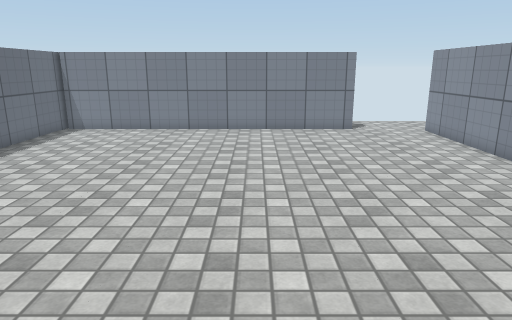
view 1 (above)

14 first-person views from a walk through a Unity game level. The camera is 1.5 m above the floor, tilts 14° down and sees 70° across. The floor is counted in squares, 0.5 m on a side. Each view is taken from the middle of a square. On the plan, view 1 faces up. The plan holds only what a view shows up to about 20 squares ahead; the rest is blank. Surface patterns are stand-ins for the level's own textures.

view 2
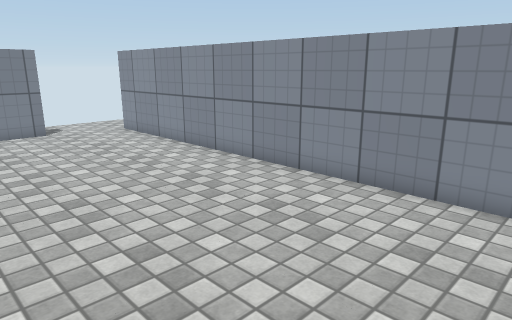

view 3
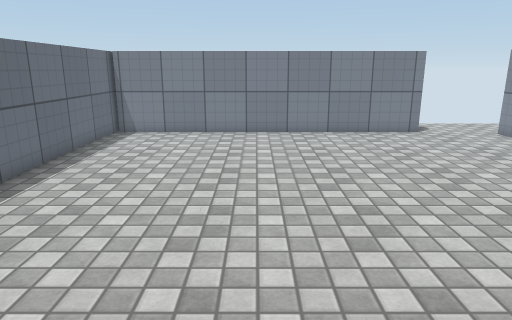

view 4
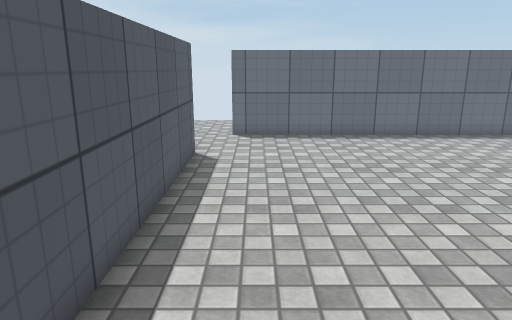

view 5
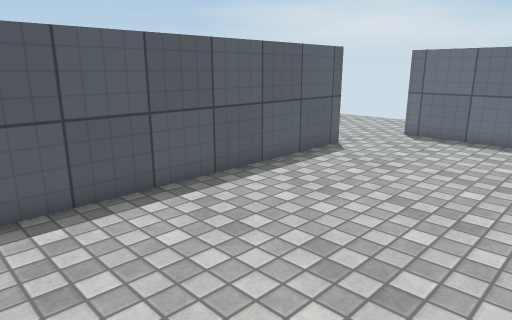

view 6
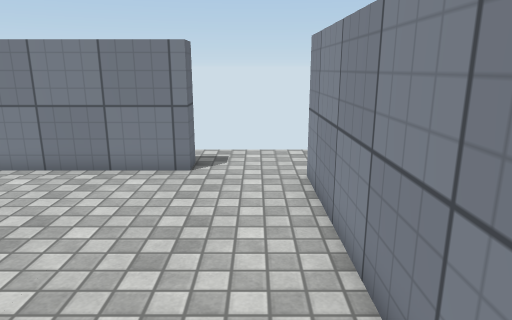

view 7
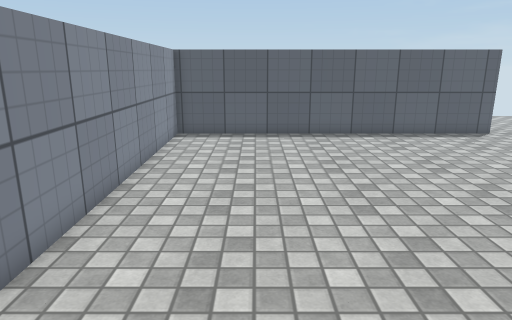

view 8
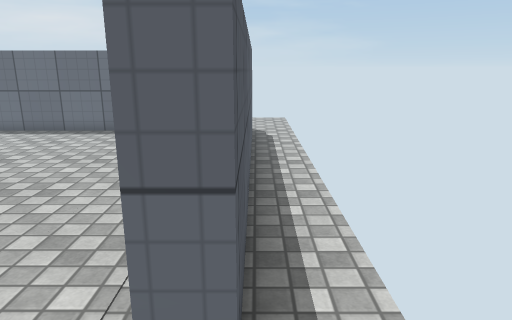

view 9
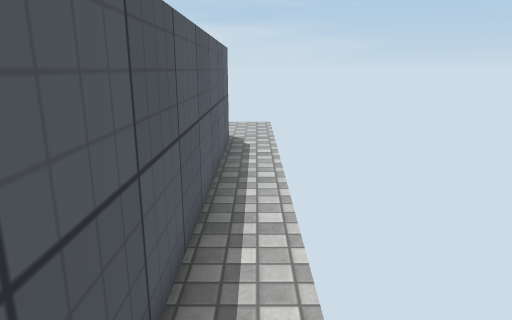

view 10
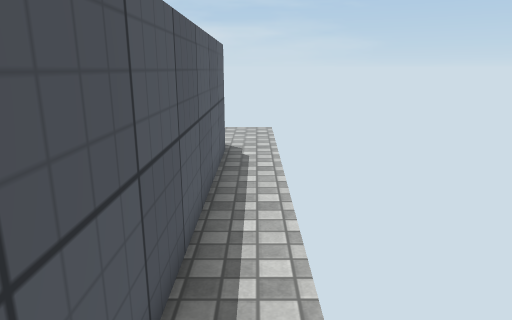

view 11
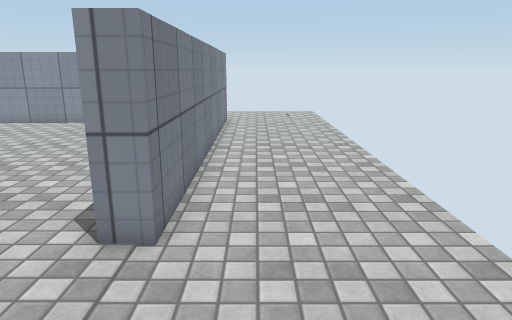

view 12
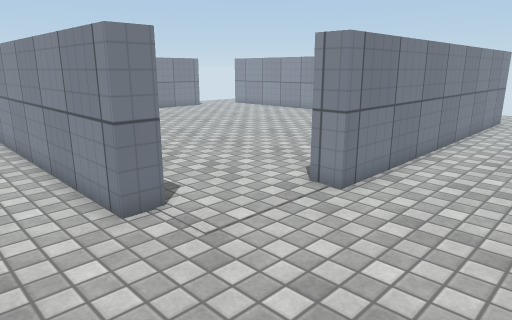

view 13
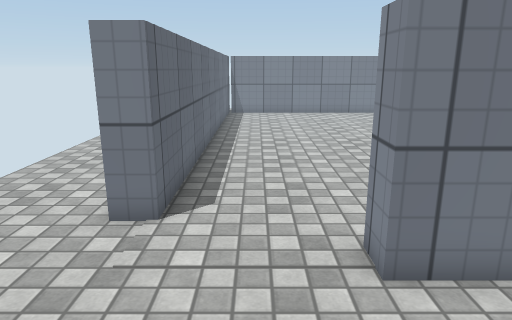

view 14
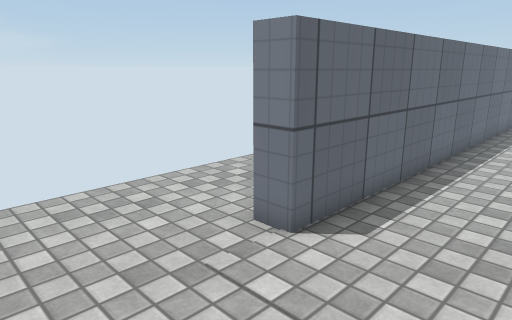

### Floor plan
Points are (right, up) in squares from view 1. A wall is a line through its corners. A room is listed if a view was taken in it or the views show most of it. See-through windows are left out.
Room 1 (views 1, 2, 3, 4, 5, 6, 7, 8, 9, 10)
walls: (-6.1, -1.2) (8.7, -1.2) (8.5, 18.2); (-9.9, 19.4) (-10, -0.1); (-9.8, 19.8) (5, 19.8) (5, 18.8) (-9.8, 18.8)
ways out: opening at (-11, 21) to room 2; opening at (-8, -0.7) to room 2; opening at (8.5, 20) to room 2
Room 2 (views 11, 12, 13, 14)
walls: (-10, -0.1) (-11, -0.1) (-10.9, 11); (10.2, -2.2) (-6.1, -2.2) (-6.1, -1.2)
ways out: opening at (-11, 21) to room 1; opening at (-8, -0.7) to room 1; opening at (8.5, 20) to room 1

Positions as (right, up) in squares from view 1, and headings:
1: (0, 0), facing up
2: (0, 0), facing up-right
3: (-3, 1), facing up
4: (7, 1), facing left
5: (7, 7), facing down-left
6: (7, 8), facing up
7: (5, 16), facing down
8: (8, 20), facing left
9: (6, 21), facing left
10: (4, 21), facing left
11: (-12, -4), facing right
12: (-14, -7), facing up-right
13: (-8, -7), facing up
14: (-6, -5), facing up-left
